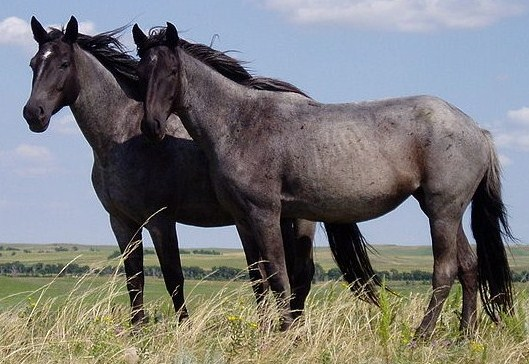
#> input picture Nokota_Horses_cropped.jpg, 529 x 364 px, found by its file name
$ python main.py   (Python 2 division)
#> lines starting #> are read from the running program, lines starting #| are printed output that depends on the picture
import cv2
import numpy as np
import sys

def bli(img,x_coord,y_coord,scale):

	# Defining the top left, and bottom right co-ordinates
	tl_x = int(x_coord - (float(1)/float(scale) * float(1)/float(2) * img.shape[1]))
	tl_y = int(y_coord - (float(1)/float(scale) * float(1)/float(2) * img.shape[0]))
	br_x = int(tl_x + (float(1)/float(scale) * img.shape[1]))
	br_y = int(tl_y + (float(1)/float(scale) * img.shape[0]))


	# adjust window, if it happens to be going out of the scope of the original image size
	if (tl_x < 0):
		br_x = br_x - tl_x
		tl_x = 0
	if (tl_y < 0):
		br_y = br_y - tl_y
		tl_y = 0

	if (br_x > img.shape[1]):
		tl_x = tl_x - (br_x - img.shape[1])
		br_x = img.shape[1]
	if (br_y > img.shape[0]):
		tl_y = tl_y - (br_y - img.shape[0])
		br_y = img.shape[0]

	# The window is applied over the image to get only the required image portion
	# roi - region of interest
	roi=img[tl_y:br_y, tl_x:br_x,:]
	print " roi shape", roi.shape

	# The width and height of this roi is stored
	width1=int(roi.shape[1])-1
	height1=int(roi.shape[0])-1

	# The width and height of original image is stored
	width2 = img.shape[1]
	height2 = img.shape[0]

	# Width Ratio and Height Ratio are calculated
	width_ratio=float(width1)/float(width2)
	height_ratio=float(height1)/float(height2)
	count=0

	# The new image's array is initialised and perform bilinear interpolaration
	new_vec=[]
	for i in range(int(height2)):
		for j in range(int(width2)):
			x = int(width_ratio*j)
			y = int(height_ratio*i)
			x_diff = (width_ratio*j) - x
			y_diff = (height_ratio*i) - y
			# print (x,y,x_diff,y_diff)
			# check extreme co ordinate
			if (x>=(width1-1) or y>=(height1-1)):
				A_blue = roi[y][x][0]
				A_red = roi[y][x][1]
				A_green = roi[y][x][2]
			else:
				A_blue = roi[y][x][0]
				A_red = roi[y][x][1]
				A_green = roi[y][x][2]

			if ((x+1)>=(width1-1) or (y>=(height1-1))):
				B_blue = roi[y][x][0]
				B_red = roi[y][x][1]
				B_green = roi[y][x][2]
			else:
				B_blue = roi[y+1][x][0]
				B_red = roi[y+1][x][1]
				B_green = roi[y+1][x][2]
			if (x>=(width1-1) or ((y+1)>=(height1-1))):
				C_blue = roi[y][x][0]
				C_red = roi[y][x][1]
				C_green = roi[y][x][2]
			else:
				C_blue = roi[y][x+1][0]
				C_red = roi[y][x+1][1]
				C_green = roi[y][x+1][2]
			if ((x+1)>=(width1-1) or (y+1)>=(height1-1)):
				D_blue = roi[y][x][0]
				D_red = roi[y][x][1]
				D_green = roi[y][x][2]
			else:
				D_blue = roi[y+1][x+1][0]
				D_red = roi[y+1][x+1][1]
				D_green = roi[y+1][x+1][2]

			# Combining all the different channelsn into overall 3 channels
			newimg_blue = (int) ( (A_blue * (1 - x_diff) * (1 - y_diff)) + (B_blue * (x_diff) * (1 - y_diff)) + (C_blue * (y_diff)*(1 - x_diff)) + (D_blue * (x_diff*y_diff)))
			newimg_red = (int) ( (A_red * (1 - x_diff) * (1 - y_diff)) + (B_red * (x_diff) * (1 - y_diff)) + (C_red * (y_diff)*(1 - x_diff)) + (D_red * (x_diff*y_diff)))
			newimg_green = (int) ( (A_green * (1 - x_diff) * (1 - y_diff)) + (B_green * (x_diff) * (1 - y_diff)) + (C_green * (y_diff)*(1 - x_diff)) + (D_green * (x_diff*y_diff)))

			# add the values into the array
			newrow=int(count/(width2))
			newcol= count % width2
			newimg = [newimg_blue,newimg_red,newimg_green]
			if(newcol == 0):
				new_vec.append([])
			new_vec[newrow].append(newimg)
			count+=1

		output=np.uint8(new_vec)
	return output

if __name__=="__main__":
	path = '/home/nagesh/Desktop/Nokota_Horses_cropped.jpg'
	img=cv2.imread(path)
#> img is the input picture: shape (364, 529, 3); mean B, G, R 119.5, 119.8, 120

	# Pivot co-ordinates and scale are given
	x_coord = img.shape[0]/2
#> x_coord = 182
	y_coord = img.shape[1]/2
#> y_coord = 264
	scale_factor = float(1.5)


	output=bli(img,x_coord,y_coord,scale_factor)
#> in bli, `roi=img[tl_y:br_y, tl_x:br_x,:]`:
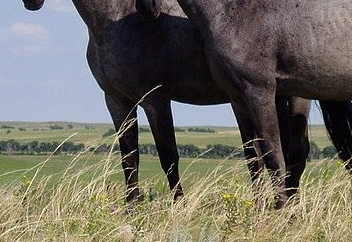
#> roi: shape (242, 352, 3); mean B, G, R 96.8, 107.3, 111.2
#|  roi shape (242, 352, 3)
#> after the loop in bli, `for i in range(int(height2)):`: count = 192556; new_vec = 364 items
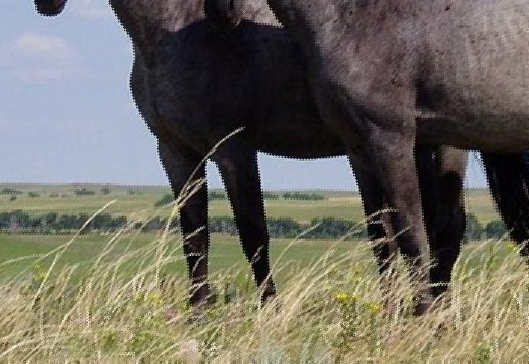
#> output: shape (364, 529, 3); mean B, G, R 96.3, 106.6, 110.5
	cv2.imshow('input_img',img)
	cv2.imshow('out_put_img',output)
	cv2.imwrite("bln_img.jpg",output)

	cv2.waitKey(0)
	cv2.destroyAllWindows()
